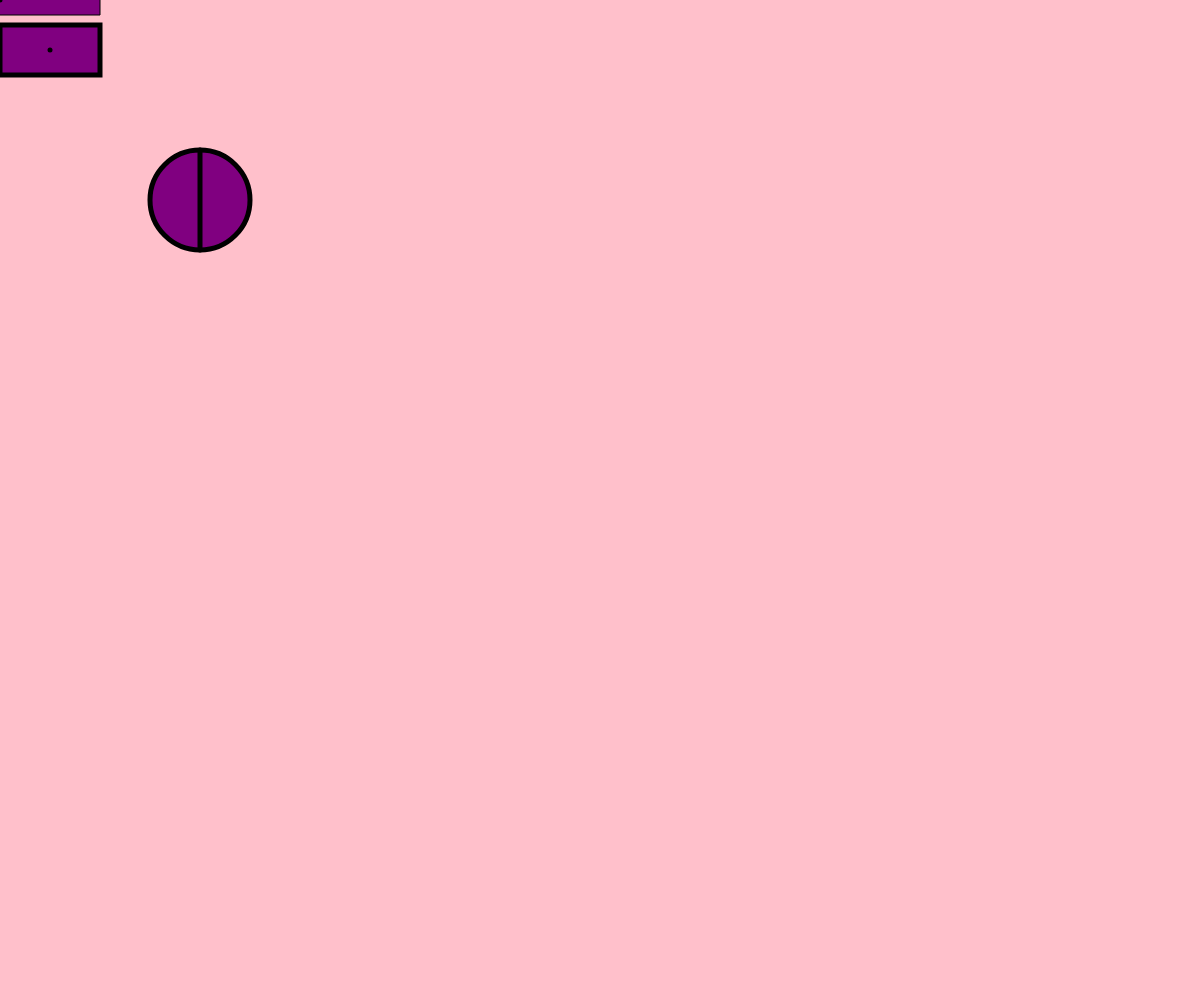
Frame 1 (no input)
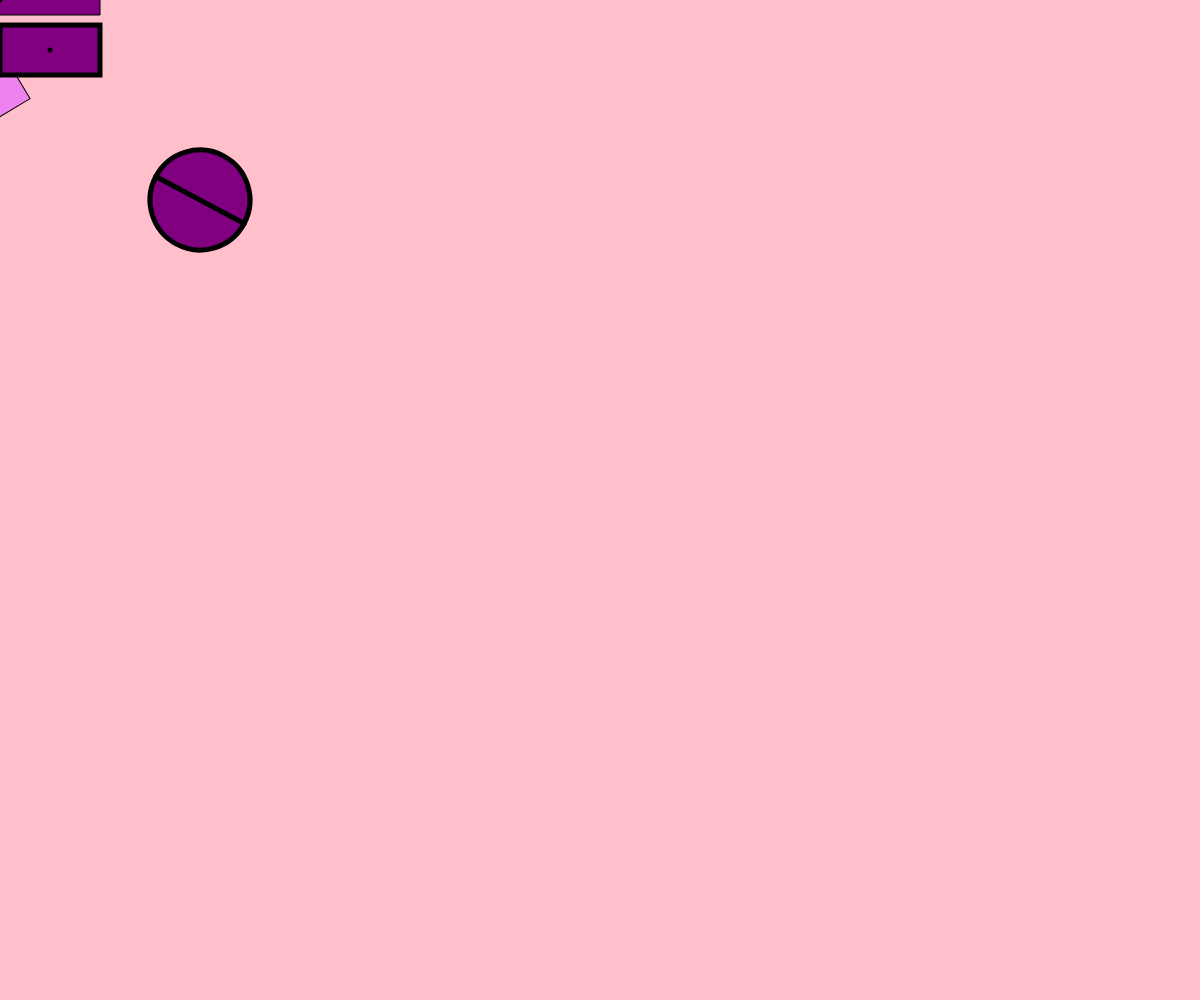
Frame 60 (no input)
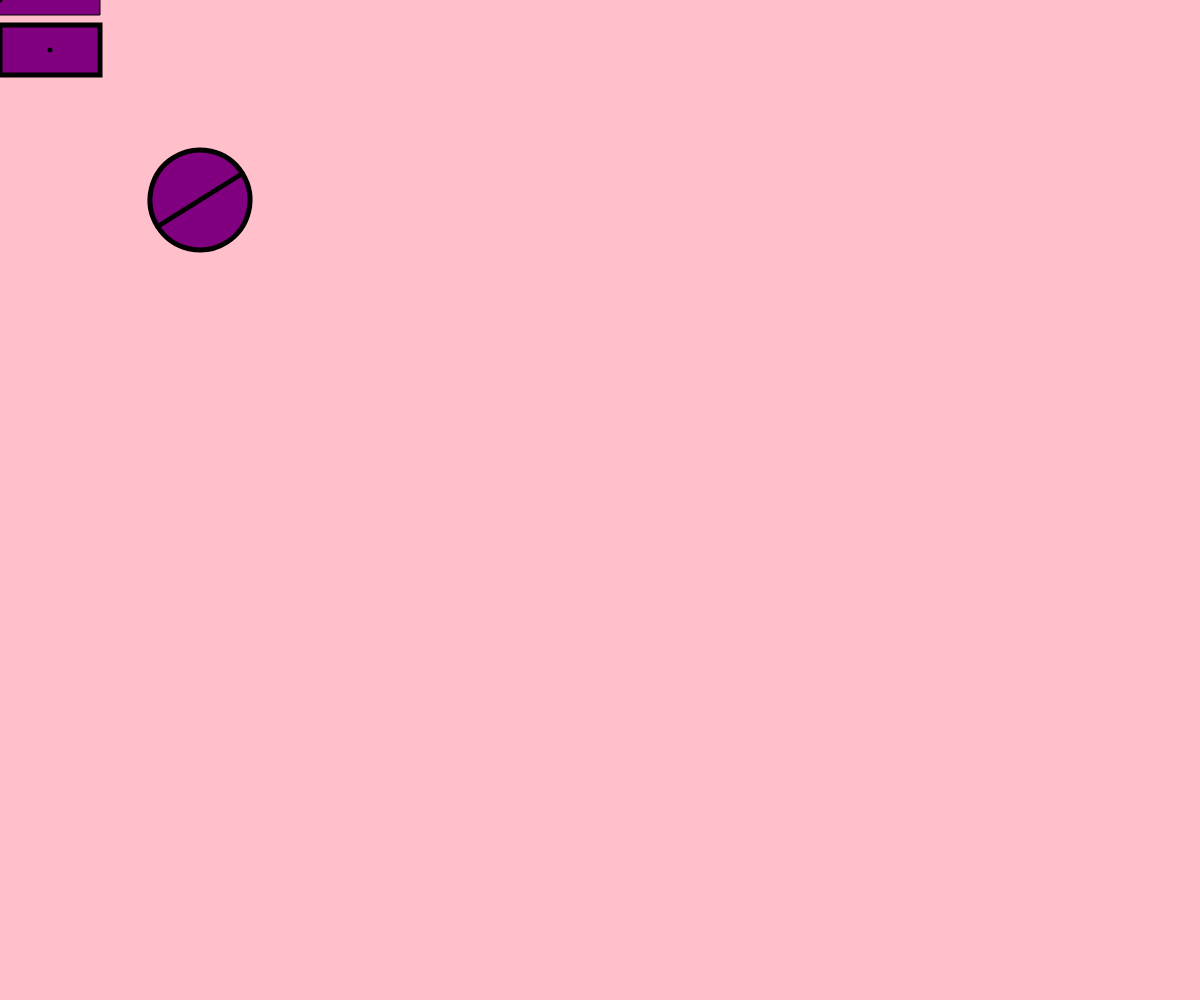
Frame 120 (the mouse pressed at the canvas centre since frame 60)

The p5.js sketch that drew these frames (run headless with seeded random() and noise() and a simulated clock; from frame 60 on, the mouse is pressed at the canvas centre):

// p5.js sketch
// ── sketch.js

// LEZIONE 4 PARTE 2
let angle = 0;

function setup() {
  createCanvas(windowWidth, windowHeight);
  rectMode(CENTER);
  // degrees ; radians di default;
  angleMode(DEGREES);
}

function draw() {
  background("pink");
  // PUSH e POP creare MULTIPLI ANCHOR POINTS per trasformazioni isolate (delimita il contesto di trasformazione)
    // PUSH() --> INIZIO - salva contesto
    // POP()  --> FINE - ripristina l'anchor point 
  strokeWeight(1);
  fill("violet");
  // ruotare rettangolo 
  push()
  rotate(angle*0.5);
  rect(50,50,100,50);
  pop();
  fill("purple");
  rect(0,0,200,30);
  strokeWeight(5);
  point(0,0);

  // TUTTE LE TRASFORMAZIONI SONO ADDITIVE
  // RUOTARE SOLO UN OGGETTO --- rotazione applicata dopo la linea di codice
  push();
  translate(200,200);
  rotate(angle);
  circle(0,0,100);
  //  d = 100 --> r=50
  line(0,-50,0,50);
  pop();
  rect(50,50,100,50);
  point(50,50);
  angle = angle + 2;
  
}
